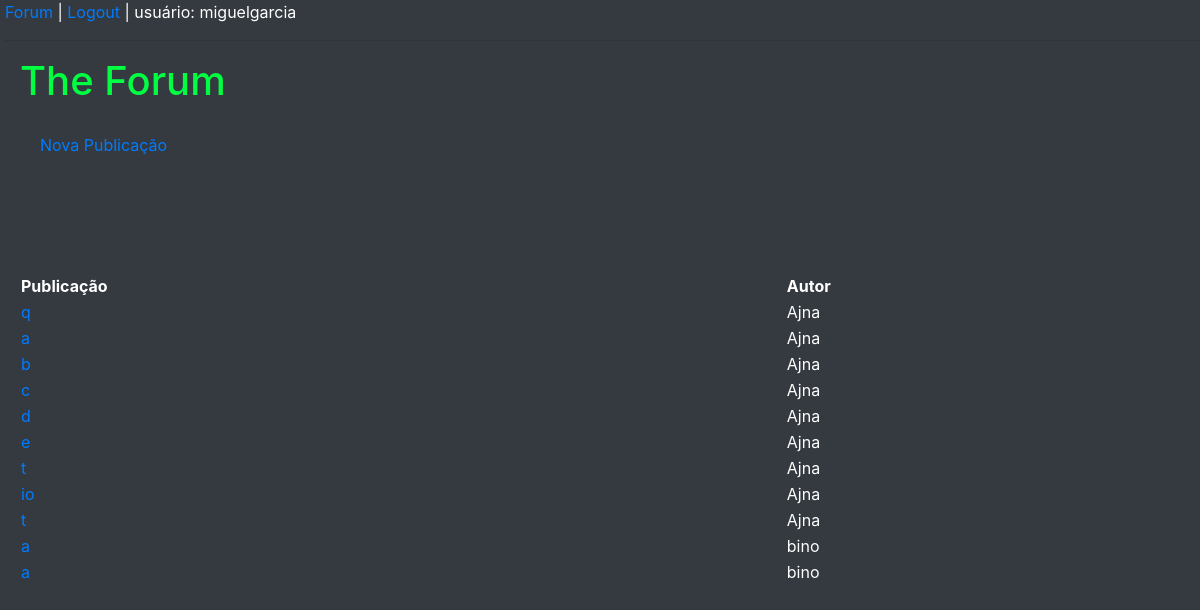
The page /forum/lista/ (signed in) on the database its author committed.
### forum/models.py (models this page shows, shortened)
class Publicacao(models.Model):
    id = models.AutoField(primary_key=True)
    titulo = models.CharField(
    max_length=100, help_text='Entre com o título:')
    texto = models.CharField(
    max_length=10000, help_text='Digite o texto da publicação:')
    autor = models.ForeignKey(User, on_delete=models.CASCADE,default=None, null=True)
    data_publicacao = models.DateTimeField(auto_now_add=True, blank=True, null=True)

### forum/views.py (the view)
# urls.py: path('lista/', views.PublicacaoListView.as_view(),
class PublicacaoListView(View):
    def get(self, request, *args, **kwargs):
        publicacoes = Publicacao.objects.all()
        contexto = { 'publicacoes': publicacoes, 'user':request.user}
        return render(
                request,
                'listaPublicacoes.html',
                contexto)

### forum/templates/listaPublicacoes.html (shortened to what this page needs)
{% load static %}
<!DOCTYPE html>
<html>
<head>
    <link rel="stylesheet" href="{% static 'forum/css/estilo.css' %}">
    <link rel="stylesheet" href="https://maxcdn.bootstrapcdn.com/bootstrap/4.5.2/css/bootstrap.min.css">
</head>
<body class="bg-dark" style="margin-left: 5px;">
    {% include 'links.html' %}
    <div class="d-flex flex-column justify-content-center justify-items-center" style="margin-left: 15px;">
        <h1 style="color: #00FF41;"> The Forum </h1>
        <a href="{% url 'forum:cria-publicacao' %}" style="margin: 20px; ">
            Nova Publicação
        </a>
        <br> <br> <br> <br>
        <table>
            <tr>
                <th style="color: white;">Publicação</th>
                <th style="color: white;">Autor</th>
                <th></th>
            </tr>
            {% if publicacoes %}
            {% for publicacao in publicacoes %}
            <tr>
                <td>
                    <a href="{% url 'forum:ve-publicacao' pk=publicacao.id %}">{{ publicacao.titulo }}</a>
                </td>
                <td style="color: white;">{{ publicacao.autor }}</td>
                {% if publicacao.autor.username == user.username %}
                <td>
                    <a href="{% url 'forum:atualiza-publicacao' pk=publicacao.id %}">Editar</a>
                    <a style="color: white;"> |</a>
                    <a href="{% url 'forum:apaga-publicacao' pk=publicacao.id %}">Remover</a>
                </td>
                {% else %}
                <td>
                </td>
                {% endif %}
            </tr>
            {% empty %}
            <tr>
                <th style="color: white;" colspan="5">Ninguém publicou ainda.</th>
            </tr>
            {% endfor %}
            {% else %}
            <tr>
                <th style="color: white;" colspan="5">Ninguém publicou ainda.</th>
            </tr>
            {% endif %}
        </table>
    </div>
</body>
</html>

### forum/templates/links.html
{% load static %}
    <a href="{% url 'forum:lista-publicacoes' %}">
    Forum</a>
    <a style="color: white;">|</a>
    {% if user.username  %}
    <a href="{% url 'sec-logout' %}">
        Logout</a>
    {% else %}
    <a href="{% url 'sec-login' %}">
        Login</a>
    {% endif %}
    <a style="color: white;">
        |  usuário: {% firstof user.username "visitante" %}
    </a>
    <hr>

### rows shown on the page
Publicacao: titulo "q", autor "Ajna"
Publicacao: titulo "a", autor "Ajna"
Publicacao: titulo "b", autor "Ajna"
Publicacao: titulo "c", autor "Ajna"
Publicacao: titulo "d", autor "Ajna"
Publicacao: titulo "e", autor "Ajna"
Publicacao: titulo "t", autor "Ajna"
Publicacao: titulo "io", autor "Ajna"
Publicacao: titulo "t", autor "Ajna"
Publicacao: titulo "a", autor "bino"
Publicacao: titulo "a", autor "bino"
